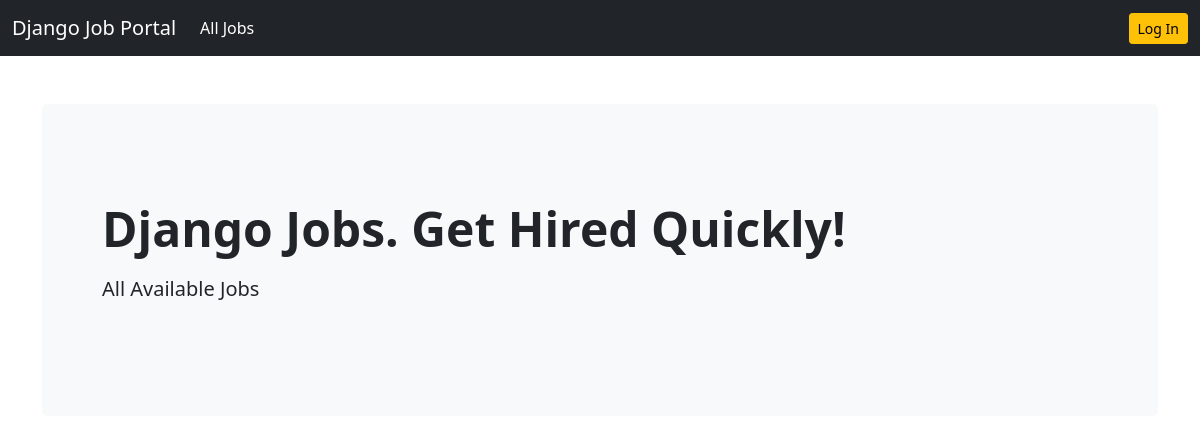
The page /job-listing/ on the database as committed earlier.
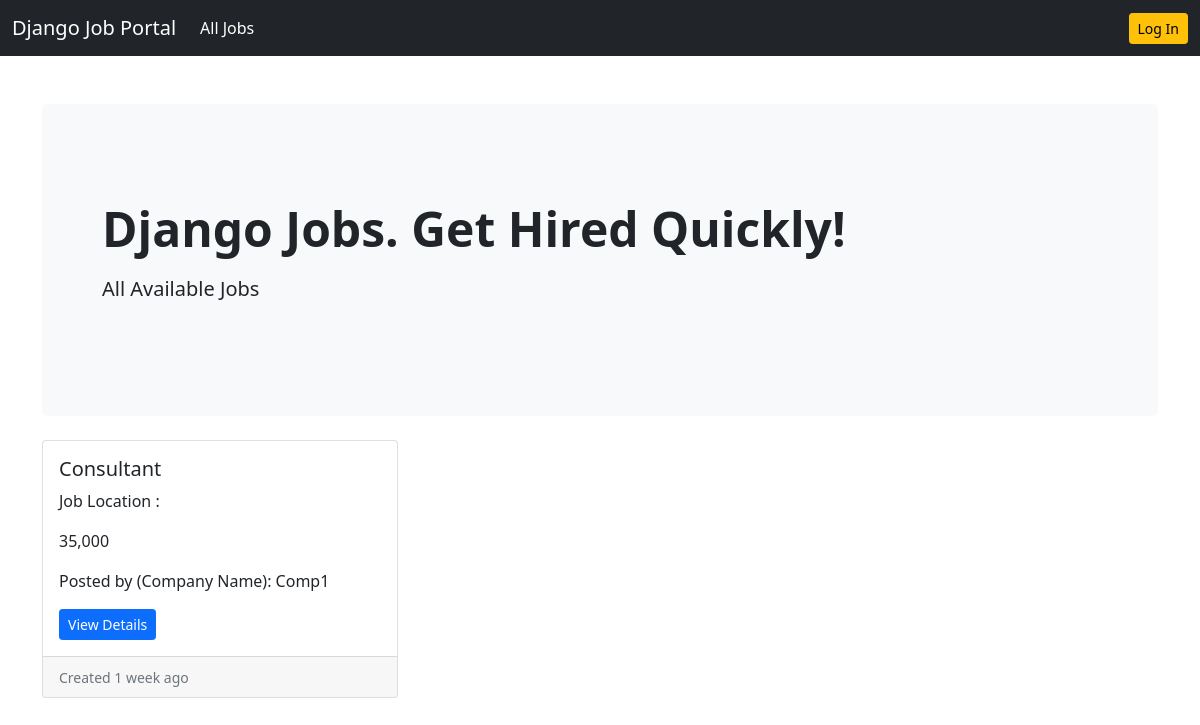
The same page on the database as committed later.
### job/models.py (models this page shows, shortened)
class Job(models.Model):
    job_type_choices = (
        ('Remote', 'Remote'),
        ('Onsite', 'Onsite'),
        ('Hybrid', 'Hybrid')
    )
    title_choices = (
        ('Developer', 'Developer'),
        ('Consultant','Consultant'),
        ('Analyst' , 'Analyst'),
        ('Manager' , 'Manager'),
        ('UI/UX' , 'UI/UX'),
        ('Human Resource' , 'Human Resource'),
        ('Operations' , 'Operations')
    )
    user = models.ForeignKey(User, on_delete=models.CASCADE)
    company = models.ForeignKey(Company, on_delete=models.CASCADE)
    title = models.CharField(max_length=100, choices = title_choices, null = True, blank = True)
    city = models.CharField(max_length=100)
    salary = models.PositiveIntegerField(default=35000)
    requirements = models.TextField()
    ideal_candidate = models.TextField()
    is_available = models.BooleanField(default=True)
    timestamp = models.DateTimeField(auto_now_add=True)
    industry = models.TextField(null = True, blank = True)
    state = models.ForeignKey(State, on_delete=models.DO_NOTHING, null=True, blank=True)
    job_type = models.CharField(max_length=20, choices=job_type_choices, null=True, blank=True)

### company/models.py (models this page shows)
class Company(models.Model):
    user = models.OneToOneField(User, on_delete=models.CASCADE)
    name = models.CharField(max_length = 100, null = True, blank = True)
    estd = models.PositiveIntegerField(null = True, blank = True)
    city = models.CharField(max_length = 100, null = True, blank = True)
    state = models.CharField(max_length = 100, null = True, blank = True)
    def __str__(self):
        return self.name

### website/views.py (the view)
# urls.py: path('job-listing/', views.job_listing, name='job-listing'),
def job_listing(request):
    jobs = Job.objects.filter(is_available=True).order_by('-timestamp')
    context = {'jobs':jobs}
    return render(request, 'website/job_listing.html', context)

### templates/website/job_listing.html
{% extends 'base.html' %}
{% load humanize %}
{% block content %}
<section>
    <div class="p-5 mb-4 bg-light rounded-3">
        <div class="container-fluid py-5">
            <h2 class="display-5 fw-bold">Django Jobs. Get Hired Quickly!</h2>
            <p class="col-md-8 fs-5 mt-3">
                All Available Jobs
            </p>
        </div>
    </div>
</section>
<div class="row row-cols-1 row-cols-md-3 g-4">
    {% if jobs %}
    {% for job in jobs %}
    <div class="col">
        <div class="card h-100">
            <div class="card-body">
                <h5 class="card-title">{{job.title}}</h5>
                <p class="card-text">Job Location : {{job.location}}</p>
                <p class="card-text"> {{job.salary| intcomma}}</p>
                <p class="card-text"> Posted by (Company Name): {{job.company}}</p>
                <a class="btn btn-primary btn-sm" href = "{% url 'job-details' job.pk %}"> View Details </a>
            </div>
            <div class="card-footer">
                <small class="text-muted">Created {{job.timestamp|naturaltime}}</small>
            </div>
        </div>
    </div>
    {% endfor %}
    {% endif %}
</div>
<br>
{% endblock content %}

Rows that differ between the two databases and show on the page:
added Job: title "Consultant", salary "35,000", company "Comp1", timestamp "1 week ago"
